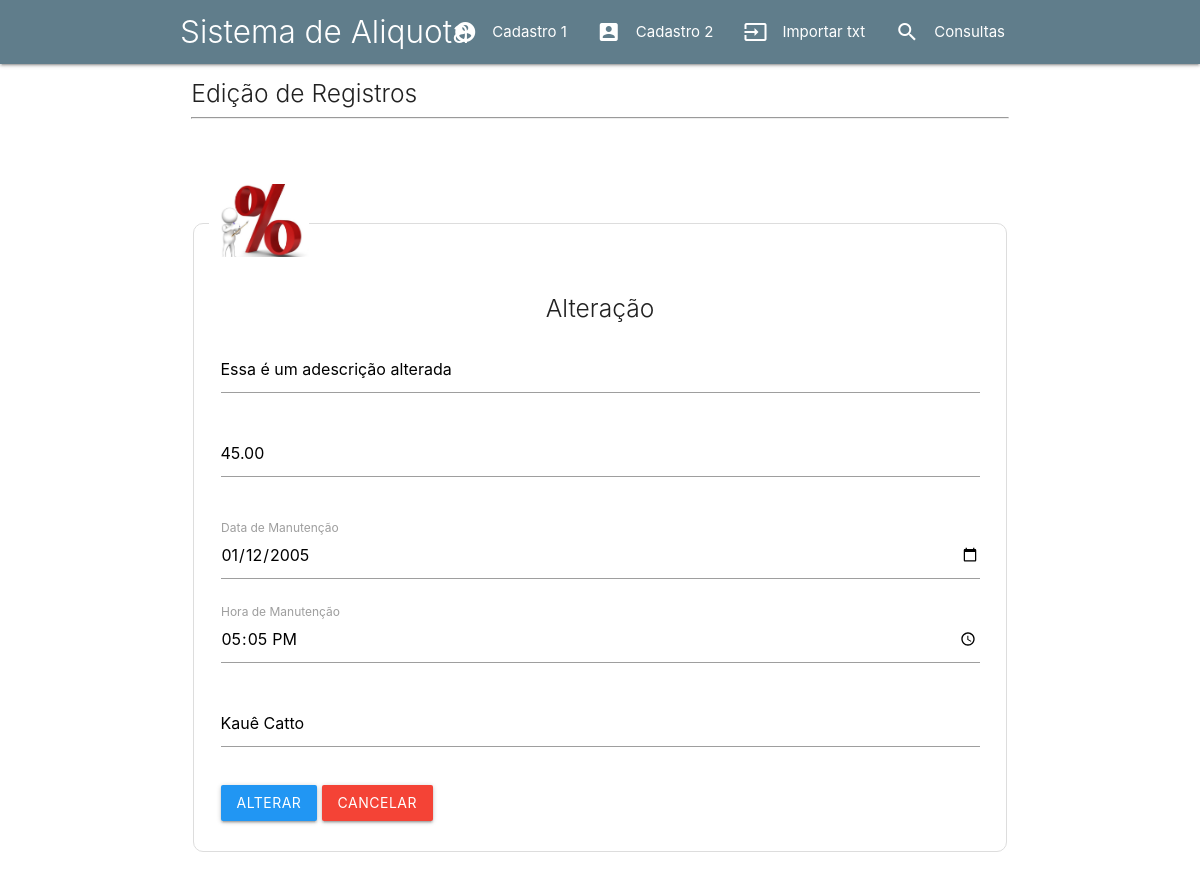
Page /Editar_Dados/editar.php?id=3 on the committed database.
### tables this page shows
CREATE TABLE IF NOT EXISTS `tb_aliquotas` (
  `id` int(4) NOT NULL AUTO_INCREMENT,
  `codigo_municipio` int(10) NOT NULL,
  `data_vigencia` date NOT NULL,
  `codigo_servico` int(10) NOT NULL,
  `descricao_aliquota` varchar(30) DEFAULT NULL,
  `percentual_aliquota` decimal(5,2) DEFAULT NULL,
  `data_manutencao` date DEFAULT NULL,
  `hora_manutencao` time DEFAULT NULL,
  `usuario_manutencao` varchar(20) DEFAULT NULL,
  PRIMARY KEY (`id`,`codigo_municipio`,`data_vigencia`,`codigo_servico`),
  KEY `indice` (`codigo_municipio`,`data_vigencia`,`codigo_servico`)
);

### Editar_Dados/editar.php (the view, shortened to what this page needs)
<?php
include_once 'includes/header.inc.php';
include_once 'includes/menu.inc.php';
?>
<div class="row container">
    <div class="col s12">
        <h5 class="light">Edição de Registros</h5><hr>
    </div>
</div>
<?php
include_once 'banco_de_dados/conexao.php';
$id = filter_input(INPUT_GET, 'id', FILTER_SANITIZE_NUMBER_INT);
$querySelect = $link->query("SELECT * FROM tb_aliquotas WHERE id='$id'");
while($registros = $querySelect->fetch_assoc()):
    $descricao_aliquota = $registros['descricao_aliquota'];
    $percentual_aliquota = $registros['percentual_aliquota'];
    $data_manutencao = $registros['data_manutencao'];
    $hora_manutencao = $registros['hora_manutencao'];
    $usuario_manutencao = $registros['usuario_manutencao'];
endwhile;
?>
<div class="row container">
            <p>&nbsp;</p>
            <form action="banco_de_dados/update.php" method="post" class="col s12">
                <fieldset class="formulario" style="padding: 15px">
                    <legend><img src="imagens/boneco_aliquota.jpeg" alt="[imagem]" width="100" ></legend>
                    <h5 class="light center">Alteração</h5>
                    <div class="input-field col s12">
                        <input placeholder="Descricao Aliquota" type="text" name="descricao_aliquota" id="descricao_aliquota" value="<?php echo $descricao_aliquota ?>" maxlength="80" required autofocus>
                    </div>
                    <div class="input-field col s12">
                    <input placeholder="Percentual Aliquota" type="text" name="percentual_aliquota" id="percentual_aliquota" maxlength="5" pattern="\d+(\.\d{1,2})?" value="<?php echo $percentual_aliquota ?>" required autofocus>
                        <span class="helper-text" data-error="Formato inválido. Use um número inteiro ou até duas casas decimais (ex: 39,99 ou 40)"></span>
                    </div>
                    <div class="input-field col s12">
                        <input type="date" name="data_manutencao" id="data_manutencao" value="<?php echo $data_manutencao ?>"maxlength="5">
                        <label for="data_manutencao">Data de Manutenção</label>
                    </div>
                    <div class="input-field col s12">
                        <input type="time" name="hora_manutencao" id="hora_manutencao" value="<?php echo $hora_manutencao ?>" maxlength="6">
                        <label for="hora_manutencao">Hora de Manutenção</label>
                    </div>
                    <div class="input-field col s12">
                        <input placeholder="Usuario da Manutenção" type="text" name="usuario_manutencao" id="usuario_manutencao" value="<?php echo $usuario_manutencao ?>" maxlength="20">
                    </div>
                    <div class="input-field col s12">
                        <input type="submit" value="alterar" class="btn blue">
                        <a href="consultas.php" class="btn red">cancelar</a>
                    </div>
                </fieldset>
            </form>
        </div>
<?php include_once 'includes/footer.inc.php'?>

### rows in the picture
tb_aliquotas: descricao_aliquota "Essa é um adescrição alterada", percentual_aliquota "45.00", data_manutencao "01/12/2005", hora_manutencao "17:05:00", usuario_manutencao "Kauê Catto"
